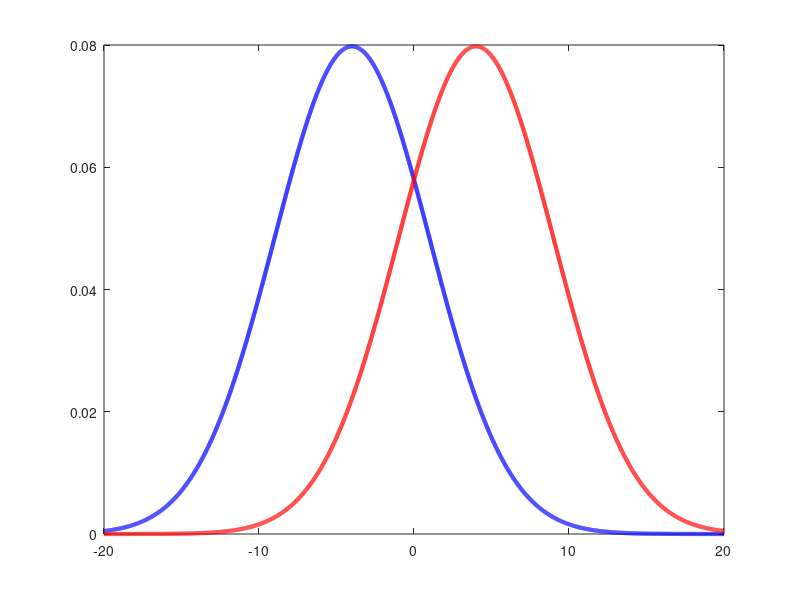

This chart was generated by the following MATLAB code: (Note: this script raises an error after producing the figure.)
x=-20:.01:20;
lw = 3;
%% task a
c1 = normpdf(x,-4,5);
c2 = normpdf(x,4,5);

%% task 2
%c1 = normpdf(x,0,3);
%c2 = normpdf(x,0,12);

%%
clf
plot(x,c1,'b','linewidth',lw);
hold on
plot(x,c2,'r','linewidth',lw);
set(gca,axes_defaults,'xtick',[],'ytick',[],'ylim',[0 .133]);
yl=ylabel('Frequency');
set(yl,'fontsize',18);
set(gcf,'position',[1000 1200 860 298])
%export_fig('taska.pdf')